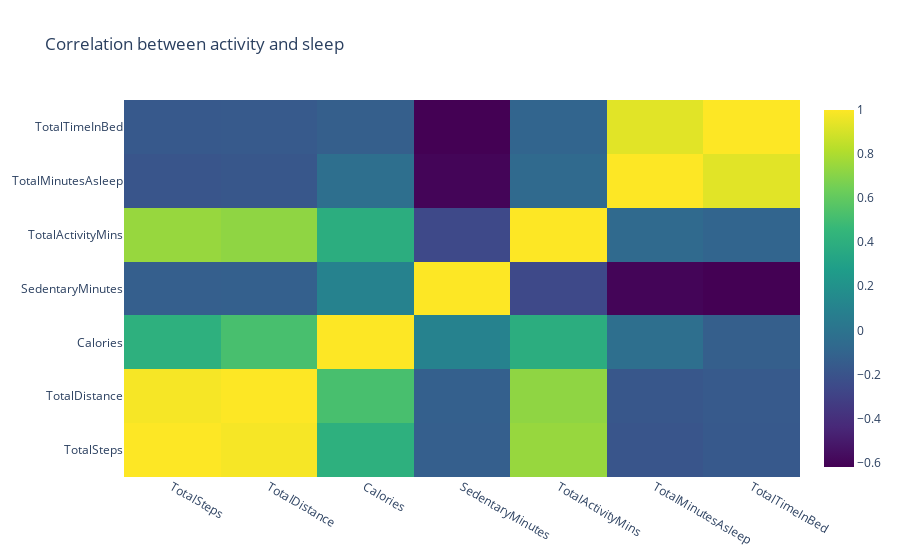

Notebook code cell kept with this figure:
### Code cell
#heatmap of correlation between activity and sleep
fig = go.Figure(data=go.Heatmap(x = col, y = col, z=df_sleep_activity[col].corr().values, colorscale= 'Viridis',text=df_sleep_activity[col].corr().values, hoverinfo='text'))
fig.update_layout(title='Correlation between activity and sleep')
fig.show()

### Figure 1 — Plotly figure (JSON) as saved in the notebook; plotly's stock layout.template omitted (floating-point values rounded to 4 significant figures)
{"data": [{"colorscale": [[0, "#440154"], [0.1111, "#482878"], [0.2222, "#3e4989"], [0.3333, "#31688e"], [0.4444, "#26828e"], [0.5556, "#1f9e89"], [0.6667, "#35b779"], [0.7778, "#6ece58"], [0.8889, "#b5de2b"], [1, "#fde725"]], "hoverinfo": "text", "text": [[1, 0.9818, 0.4063, -0.13, 0.7446, -0.1903, -0.1662], [0.9818, 1, 0.5212, -0.1267, 0.7224, -0.1769, -0.1612], [0.4063, 0.5212, 1, 0.09866, 0.39, -0.0317, -0.1348], [-0.13, -0.1267, 0.09866, 1, -0.2627, -0.6011, -0.6203], [0.7446, 0.7224, 0.39, -0.2627, 1, -0.06929, -0.09794], [-0.1903, -0.1769, -0.0317, -0.6011, -0.06929, 1, 0.9304], [-0.1662, -0.1612, -0.1348, -0.6203, -0.09794, 0.9304, 1]], "type": "heatmap", "x": ["TotalSteps", "TotalDistance", "Calories", "SedentaryMinutes", "TotalActivityMins", "TotalMinutesAsleep", "TotalTimeInBed"], "y": ["TotalSteps", "TotalDistance", "Calories", "SedentaryMinutes", "TotalActivityMins", "TotalMinutesAsleep", "TotalTimeInBed"], "z": [[1, 0.9818, 0.4063, -0.13, 0.7446, -0.1903, -0.1662], [0.9818, 1, 0.5212, -0.1267, 0.7224, -0.1769, -0.1612], [0.4063, 0.5212, 1, 0.09866, 0.39, -0.0317, -0.1348], [-0.13, -0.1267, 0.09866, 1, -0.2627, -0.6011, -0.6203], [0.7446, 0.7224, 0.39, -0.2627, 1, -0.06929, -0.09794], [-0.1903, -0.1769, -0.0317, -0.6011, -0.06929, 1, 0.9304], [-0.1662, -0.1612, -0.1348, -0.6203, -0.09794, 0.9304, 1]]}], "layout": {"title": {"text": "Correlation between activity and sleep"}}}
